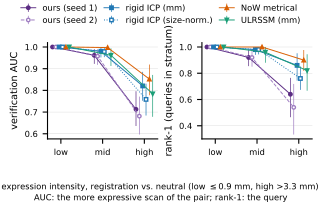

This figure's Python source:
#!/usr/bin/env python3
"""Figura di H1 (FaMoS come confine di dominio): AUC di verifica e rank-1 in funzione dell'intensita' dell'espressione,
per metodo. Matplotlib: container.

    aau/run.sh aau/runs/evidence/famos_dominio/fig_famos_expr.py        # su un nodo di calcolo (fd.sbatch)

Fonti qui accanto: ``strata.csv`` (righe ``metrica``, insiemi ``expr:L|M|H``) e ``summary.json`` (terzili di
``expr_mm``), entrambi di ``aau/famos_dominio/fd.py analyze``. AUC_k: coppie della stessa persona dello strato k
(della scansione piu' espressiva) contro tutte le coppie di persone diverse; rank-1_k: query dello strato, galleria
completa. Barre = IC 95% per soggetto (15 soggetti). Uscita ``fig_famos_expr.pdf`` qui accanto. Stile delle figure
del paper (``make_figures.py``) ricopiato: niente import da ``paper/``.
"""

from __future__ import annotations

import csv
import json
from pathlib import Path

import matplotlib

matplotlib.use("Agg")
import matplotlib.pyplot as plt  # noqa: E402

HERE = Path(__file__).resolve().parent
plt.rcParams.update({"font.size": 7, "axes.titlesize": 7, "axes.labelsize": 7, "legend.fontsize": 6,
                     "xtick.labelsize": 6, "ytick.labelsize": 6, "pdf.fonttype": 42, "font.family": "DejaVu Sans",
                     "axes.spines.top": False, "axes.spines.right": False})
COL_W = 3.25  # larghezza di una colonna CVPR in pollici
# (colonna, etichetta, colore, marcatore, linea)
METHODS = [("factorized_s1234|form", "ours (seed 1)", "#5b2c83", "o", "-"),
           ("factorized_s2345|form", "ours (seed 2)", "#9e7cc1", "o", "--"),
           ("icp|mm", "rigid ICP (mm)", "#1f77b4", "s", "-"),
           ("icp|cs", "rigid ICP (size-norm.)", "#1f77b4", "s", ":"),
           ("now_metrical|mm", "NoW metrical", "#d95f02", "^", "-"),
           ("ulrssm|pair_fr", "ULRSSM (mm)", "#1b9e77", "v", "-")]
STRATA = ("L", "M", "H")


def main() -> None:
    with open(HERE / "strata.csv", newline="") as fh:
        rows = [r for r in csv.DictReader(fh) if r["riga"] == "metrica"]
    t1, t2 = json.loads((HERE / "summary.json").read_text())["strati"]["expr"]["tagli"]
    ticks = ["low", "mid", "high"]
    fig, axes = plt.subplots(1, 2, figsize=(COL_W, 1.7), sharex=True)
    for ax, met, ylab in zip(axes, ("AUC", "rank1"), ("verification AUC", "rank-1 (queries in stratum)")):
        for j, (key, label, color, marker, ls) in enumerate(METHODS):
            pts = [next(r for r in rows if r["colonna"] == key and r["insieme"] == f"expr:{s}" and r["metrica"] == met)
                   for s in STRATA]
            x = [k + 0.08 * (j - (len(METHODS) - 1) / 2) for k in range(len(STRATA))]
            y = [float(p["valore"]) for p in pts]
            err = [[y[k] - float(p["ic_lo"]) for k, p in enumerate(pts)], [float(p["ic_hi"]) - y[k]
                                                                           for k, p in enumerate(pts)]]
            ax.errorbar(x, y, yerr=err, fmt=marker, ls=ls, ms=2.5, lw=0.7, elinewidth=0.5, capsize=0, color=color,
                        mfc="white" if ls != "-" else color, label=label)
        ax.set_xticks(range(len(STRATA)), ticks)
        ax.set_ylabel(ylab)
        ax.grid(axis="y", lw=0.3, alpha=0.5)
    fig.supxlabel(f"expression intensity, registration vs. neutral (low $\\leq${t1:.1f} mm, high >{t2:.1f} mm)\n"
                  "AUC: the more expressive scan of the pair; rank-1: the query", fontsize=6, y=0.0)
    handles, labels = axes[0].get_legend_handles_labels()
    fig.legend(handles, labels, loc="lower center", ncol=3, bbox_to_anchor=(0.5, 1.0), frameon=False,
               handlelength=1.8, columnspacing=0.8)
    fig.tight_layout(w_pad=0.6)
    fig.savefig(HERE / "fig_famos_expr.pdf", bbox_inches="tight", pad_inches=0.01)
    print(f"[fig] {HERE / 'fig_famos_expr.pdf'}", flush=True)


if __name__ == "__main__":
    main()
